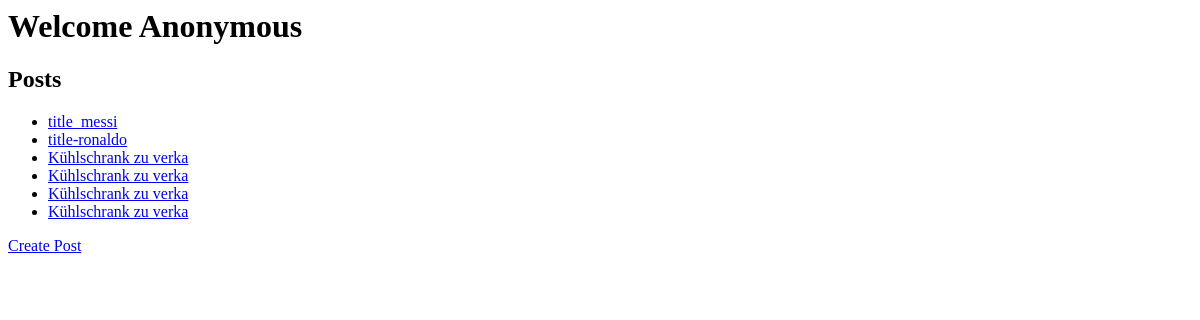
The app's page /, older data.
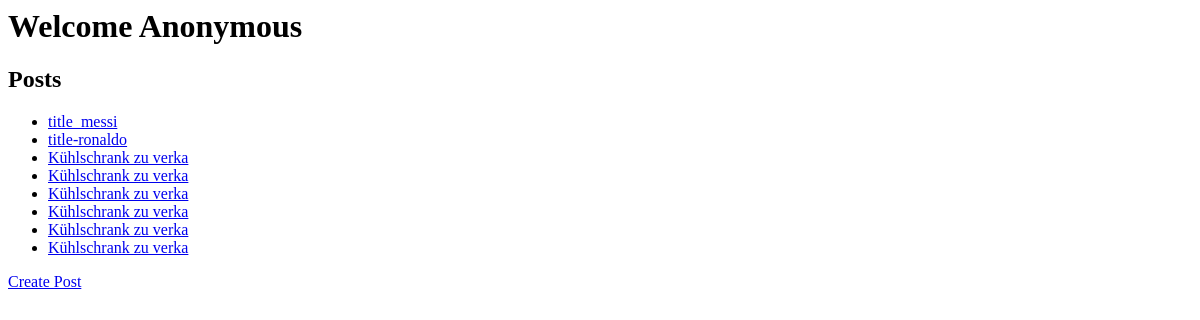
The same page, newer data.
### post/models.py (models this page shows)
class Post(models.Model):
    title = models.CharField(max_length = 20)
    slug = models.SlugField(unique = True)
    description = models.CharField(max_length = 200)
    host = models.ForeignKey(User, on_delete = models.CASCADE)
    clicked = models.IntegerField( default = 0)
    date_posted = models.DateTimeField()
    address = models.CharField( max_length = 50 )

### authentication/views.py (the view)
# urls.py: path('', display_welcome),
def display_welcome(request):
    post_list = Post.objects.all()
    context = {'post_list': post_list}
    string_name = 'Anonymous'
    if request.user.is_authenticated:
        string_name = request.user.username
    context['name'] = string_name
    return render(request, "welcome_account.html", context)

### authentication/templates/welcome_account.html
<h1>Welcome {{ name }}</h1>
{% block content %}
    {% include 'list.html' %}
{% endblock %}

### post/templates/list.html
    <h2>Posts</h2>
    <ul>
        {% for post in post_list %}
            <li><a href="{{ post.slug }}">{{ post.title }}</a></li>
        {% endfor %}
    </ul>
    <a href="/post/create-post">Create Post</a>

Row changes from the older to the newer data that the page shows:
added Post: title "Kühlschrank zu verka"
added Post: title "Kühlschrank zu verka"
